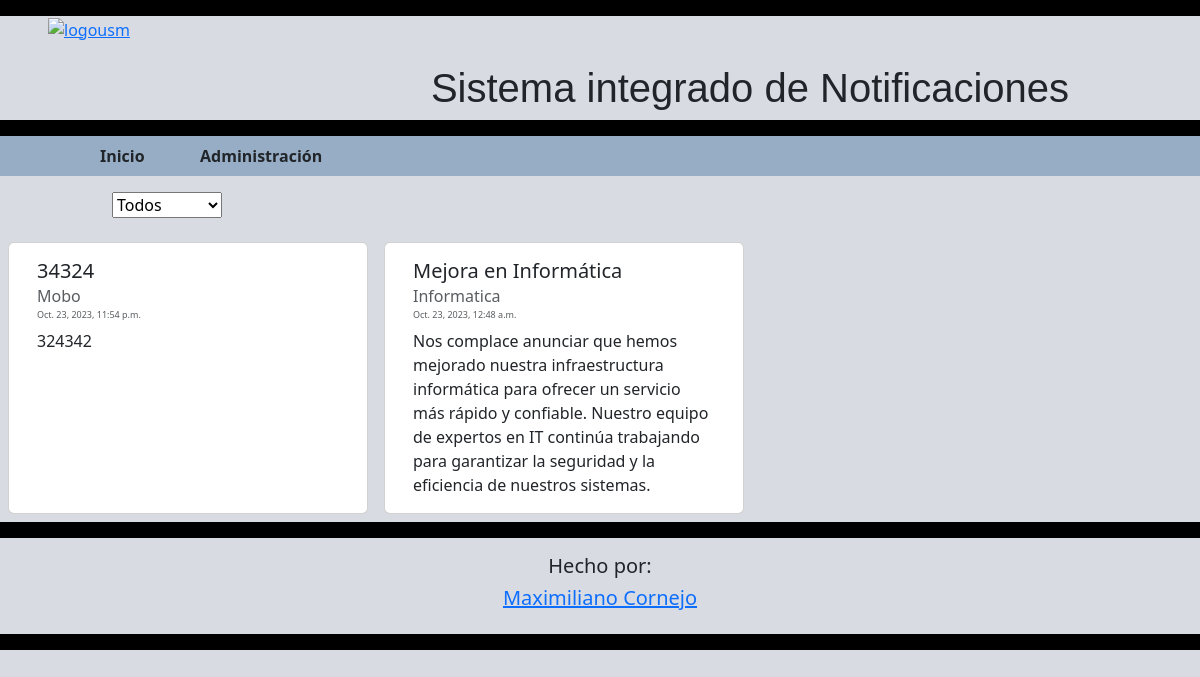
The page / on the database its author committed.
### miapp/models.py (models this page shows, shortened)
class Comunicador(models.Model):
    id = models.BigAutoField(primary_key=True)
    titulo = models.CharField(max_length=30)
    detalle = models.CharField(max_length=400)
    detallecorto = models.CharField(max_length=30, default="Hola")
    TIPO_CHOICES = (
    ("S","Suspensión de actividades"),
    ("C","Suspensión de clases"),
    ("I","Información"),
    )
    tipo = models.CharField(max_length=10,choices=TIPO_CHOICES,default="I")
    entidad = models.ForeignKey(Entidad, on_delete=models.CASCADE,editable=False, null=True)
    visible = models.BooleanField(default=True)
    fecha_publicacion = models.DateTimeField(auto_now_add=True)
    fecha_ultima_modificacion = models.DateTimeField(auto_now=True)
    publicado_por = models.ForeignKey(User,on_delete=models.CASCADE, editable=False, null=True)

class Entidad(models.Model):
    id = models.BigAutoField(primary_key=True)
    nombre = models.CharField(max_length=30, default="Default")
    administrador = models.ForeignKey(User,on_delete=models.CASCADE, null=True)
    def __str__(self) -> str:
        return self.nombre

### miapp/views.py (the view)
# urls.py: path('',views.base, name="base"),
def base(request):
    entidades = Entidad.objects.all()
    comunicadores = Comunicador.objects.all()
    entidad_seleccionada = request.GET.get("entidad")
    if (entidad_seleccionada == "Todos" or entidad_seleccionada==None):
        comunicadores = Comunicador.objects.all()
    else:
        entidad_nueva = Entidad.objects.get(nombre=entidad_seleccionada)
        comunicadores = Comunicador.objects.filter(entidad=entidad_nueva)
    data ={
        "comunicados":comunicadores.order_by('-fecha_publicacion'),
        "entidades":entidades,
        "entidad_seleccionada":entidad_seleccionada
    }
    return render(request,'miapp/base.html',data)

### miapp/templates/miapp/base.html (shortened to what this page needs)
{% load static %}
<!DOCTYPE html>
<html lang="en">
<head>
    <link rel="stylesheet" href="{% static 'miapp/css/bootstrap.css' %}"/>
    <link rel="stylesheet" href="{% static 'miapp/css/estilos.css' %}" />
</head>
<body>
    <div class="container-fluid fondobase" style="min-height: 100vh;">
        <div class="row" style="height: 2vh; background-color: black;"></div>
        <div class="row" id="header">
            <div class="col-3"><a href=""><img src="https://upload.wikimedia.org/wikipedia/commons/4/47/Logo_UTFSM.png" alt="logousm" class="img-fluid" id="logousm"></a></div>
            <div class="col-9"><h1 class="centro titulo"> <br>Sistema integrado de Notificaciones</h1></div>
        </div>
    <div class="row" style="height: 2vh; background-color: black;"></div>
    <div class="row bg-light d-none d-md-block d-xxl-none">
        <nav class="navbar navbar-light" style="background-color: #96ADC5;">
            <a class="nav-item nav-link col-1 fuentenav" href="">Inicio</a>
            <a class="nav-item nav-link col-1 fuentenav" href="{% url 'admin:index' %}">Administración</a>
        </nav>
    </div>
    {% include 'miapp/combobox.html'%}
    {% include 'miapp/ordenador.html'%}
    <div class="row" style="height: 2vh; background-color: black;"></div>
    <div class="row centro" style="margin-top: 2vh;margin-bottom: 2vh;"><h5>Hecho por: </h5><a href="https://github.com/Nmcp1/Certamen2-TLP"><h5>Maximiliano Cornejo</h5></a></div>
    <div class="row" style="height: 2vh; background-color: black;"></div>
    </div>
</body>
</html>

### miapp/templates/miapp/combobox.html (shortened to what this page needs)
<div class="row d-xxl-none" style="height: 2vh;"></div>
<div class="row d-xxl-none">
    <div class="col-1"></div>
    <div class="col-3">
        <form action="{% url 'base' %}" method="GET">
        <div class="col">
            <select name="entidad" onchange="this.form.submit()">
                <option value="Todos" {% if entidad_seleccionada == "Todos" %}selected{% endif %}>Todos</option>
            </select>
        </div>
        </form>
    </div>
</div>

### miapp/templates/miapp/ordenador.html
<div class="row d-none d-md-block d-xxl-none" style="height: 2vh;"></div>
<div class="row d-none d-md-block d-xxl-none "style="min-height: 2vh;" >
    <div class="col-12">
        <div class="row">
        {% for comunicado in comunicados %}
        {% if comunicado.visible == True%}
        <div class="card" style="width:30vw;">
            <div class="card-body">
              <h5 class="card-title">{{comunicado.titulo}}</h5>
              <h6 class="card-subtitle mb-2 text-muted">{{comunicado.entidad.nombre}}</h6>
              <h6 class="card-subtitle mb-2 text-muted" style="font-size: xx-small;">{{comunicado.fecha_publicacion}}</h6>
              <p class="card-text">{{comunicado.detalle}}</p>
            </div>
        </div>
        {% endif %}
        {% endfor %}
        </div>
    </div>
</div>

### miapp/static/miapp/css/estilos.css (style rules this page uses)
.fondobase { background-color: #D8DBE2; }
#logousm { margin-left: 3vw; max-width:12vw; min-width: 120px; }
.centro { text-align: center; }
.card { margin: 1vh; min-width: 100px; }
.fuentenav { font-weight: 900; }
.titulo { font-family: 'Lucida Sans', 'Lucida Sans Regular', 'Lucida Grande', 'Lucida Sans Unicode', Geneva, Verdana, sans-serif; }

### rows shown on the page
Comunicador: titulo "34324", entidad.nombre "Mobo", fecha_publicacion "Oct. 23, 2023, 11:54 p.m.", detalle "324342"
Comunicador: titulo "Mejora en Informática", entidad.nombre "Informatica", fecha_publicacion "Oct. 23, 2023, 12:48 a.m.", detalle "Nos complace anunciar que hemos mejorado nuestra infraestructura informática para ofrecer un servicio más rápido y confiable. Nuestro equipo de expertos en IT continúa trabajando para garantizar la seguridad y la eficiencia de nuestros sistemas."
